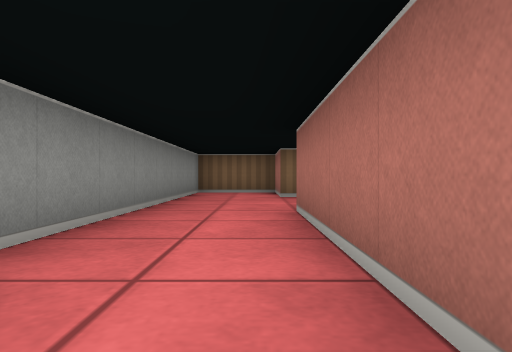
view 1 (above)

17 first-person views from a walk through a cub3D ray-caster map. The camera is about half as high as the walls, looks level and sees 70° across. The floor is counted in squares. Each view is taken from the middle of a square. On the plan, view 1 faces up. The plan holds only what a view shows up to about 9 squares ahead; the rest is blank.

view 2
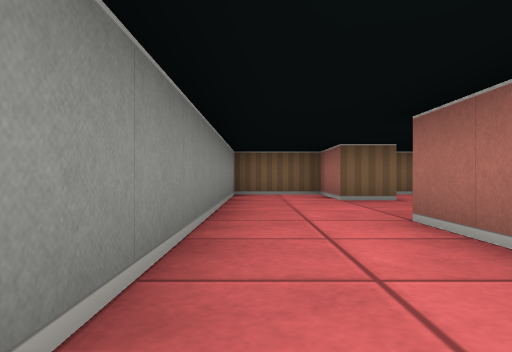

view 3
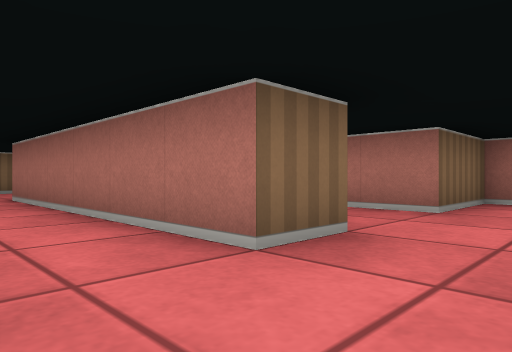

view 4
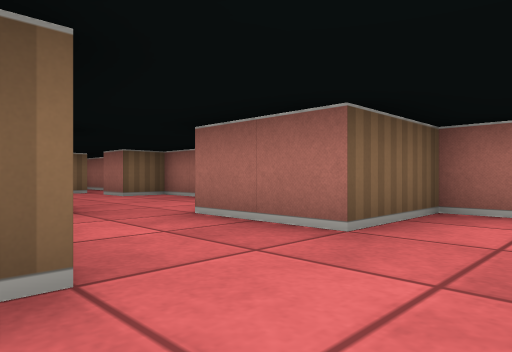

view 5
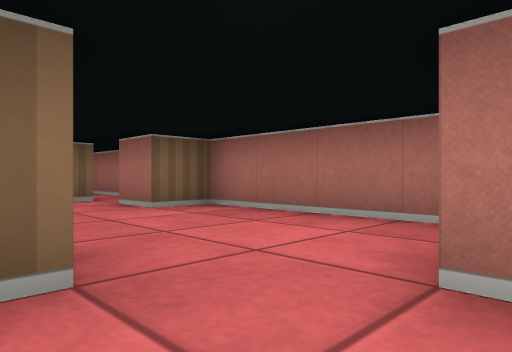

view 6
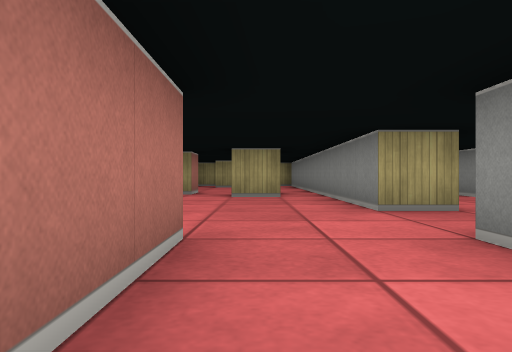

view 7
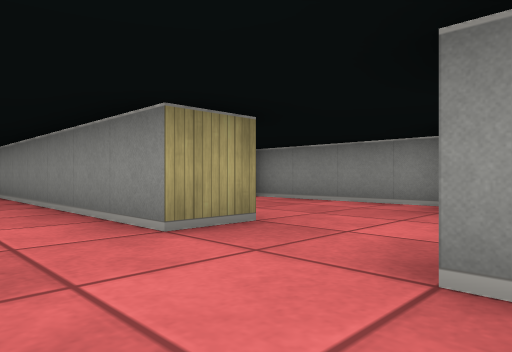

view 8
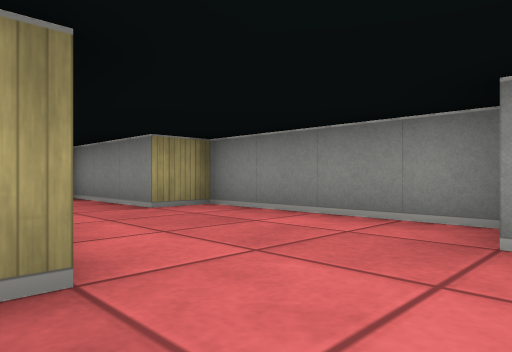

view 9
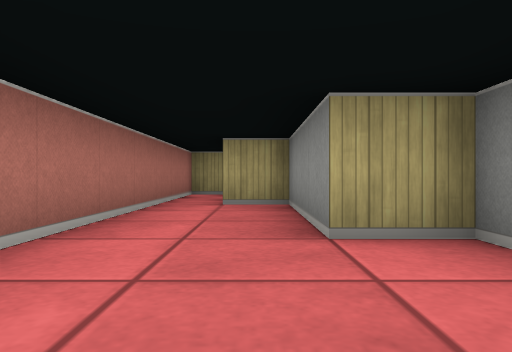

view 10
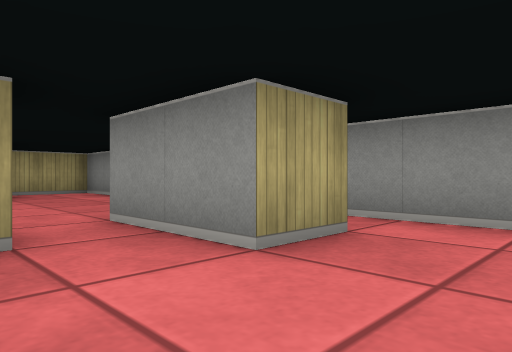

view 11
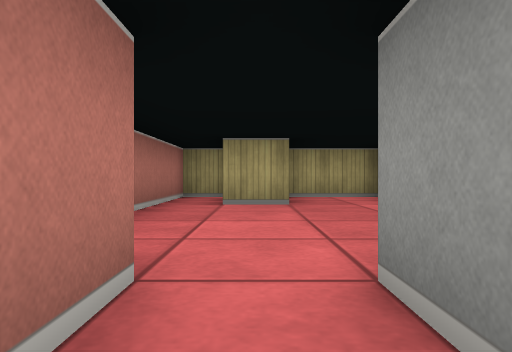

view 12
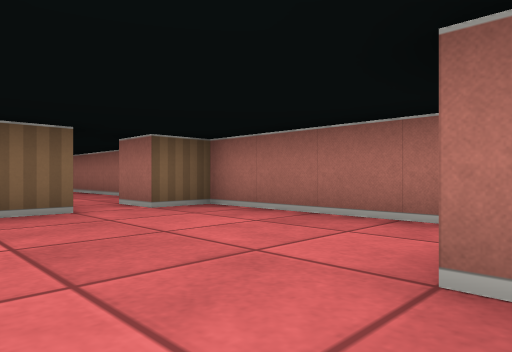

view 13
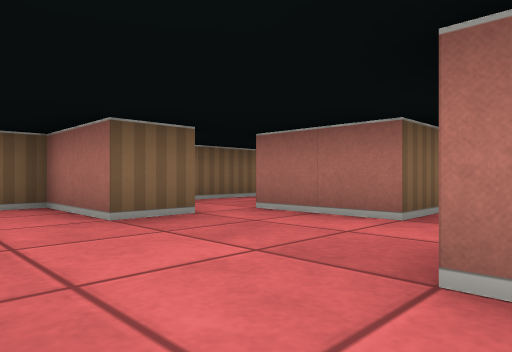

view 14
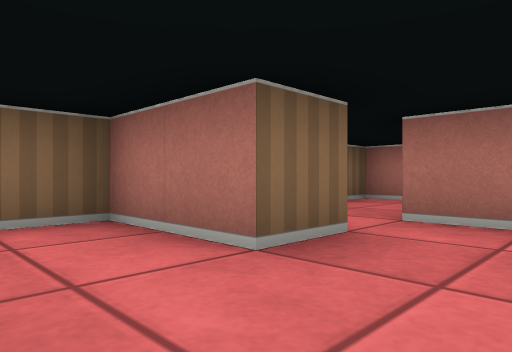

view 15
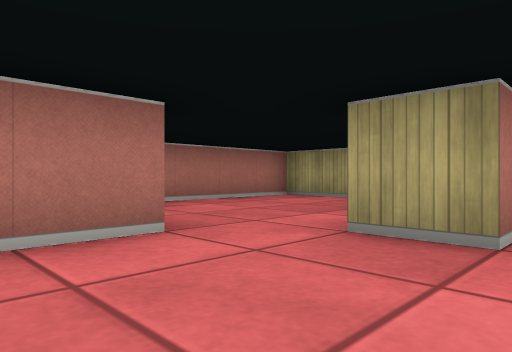

view 16
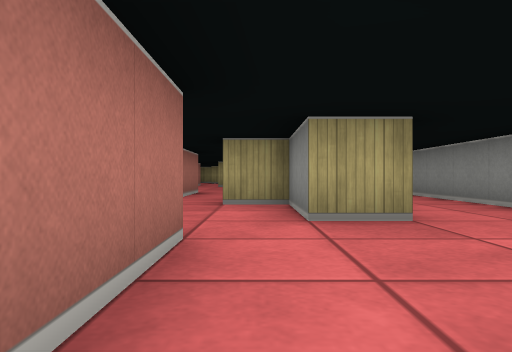

view 17
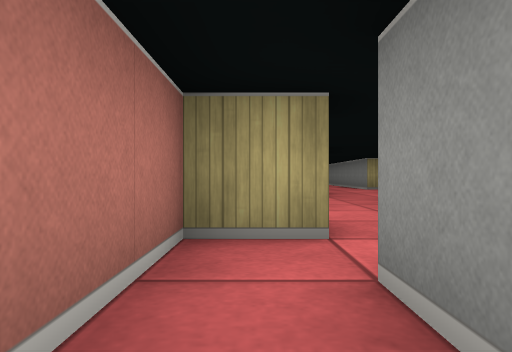

### Floor plan
Ten units are one square. View 1 is at (0, 0); x grows to the right and y downward. Boxes are objects, and circles mark ways between rooms. Rooms are numbered by the first view taken in them; rooms with no view inside come last. Other rooms are left out.
<svg viewBox="-30 -100 90 250">
<path fill="none" stroke="#000" d="M16 15 5 15 5 -45 15 -45 15 -25 25 -25M39 -5 55 -5 55 -45 45 -45 45 -55M35 15 35 -5M-25 26 -25 65 -15 65 -15 95 -5 95M4 35 15 35M35 -55 25 -55 25 -75M15 -75 5 -75 5 -95 -15 -95 -15 2M-2 125 5 125 5 61M24 65 35 65 35 85M15 35 15 85M55 54 55 38M55 22 55 15 35 15M45 85 45 75M34 125 45 125M35 85 28 85M15 131 15 145 34 145M15 85 15 95M46 145 55 145 55 85 45 85M45 -74 45 -65M45 -55 55 -55 55 -95 22 -95"/>
<circle cx="10" cy="25" r="3" fill="#2a7"/>
<circle cx="25" cy="5" r="3" fill="#2a7"/>
<circle cx="35" cy="-85" r="3" fill="#2a7"/>
<circle cx="40" cy="-60" r="3" fill="#2a7"/>
<circle cx="20" cy="75" r="3" fill="#2a7"/>
<circle cx="40" cy="80" r="3" fill="#2a7"/>
<text x="0" y="-10">1</text>
<text x="30" y="50">2</text>
<text x="30" y="110">3</text>
<text x="40" y="-80">4</text>
</svg>
Room 1 opens to room 2. Room 1 opens to room 4. Room 2 opens to room 3.

Where each view was taken, in squares from view 1:
view 1: 0 up, 0 right, facing up
view 2: 1 up, 1 left, facing up
view 3: 3 down, 1 left, facing up-right
view 4: 3 down, 1 right, facing up-right
view 5: 0 up, 2 right, facing up-right
view 6: 1 up, 3 right, facing down
view 7: 1 down, 3 right, facing down-left
view 8: 2 down, 1 right, facing down-left
view 9: 4 down, 1 left, facing down
view 10: 5 down, 5 right, facing down-left
view 11: 7 down, 4 right, facing down
view 12: 13 down, 2 right, facing up-right
view 13: 4 up, 1 left, facing up-right
view 14: 6 up, 1 left, facing up-right
view 15: 7 up, 0 right, facing down-right
view 16: 8 up, 2 right, facing down
view 17: 8 up, 5 right, facing down
